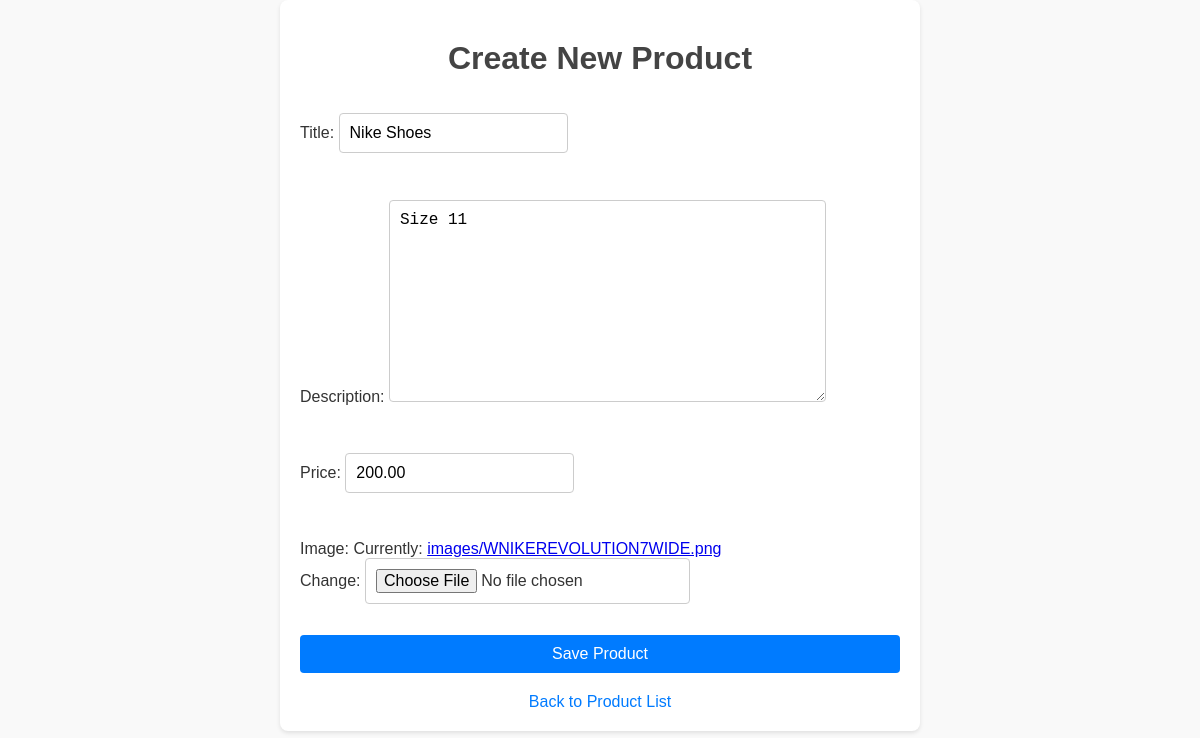
The app's page /update/1/ with its own data.
### bootcampApp/models.py (models this page shows, shortened)
class Product(models.Model):
    title = models.CharField(max_length=200)
    description = models.TextField()
    price = models.DecimalField(max_digits=10, decimal_places=2)
    image = models.ImageField(upload_to='images/')

### bootcampApp/views.py (the view)
# urls.py: path('update/<int:pk>/', product_update, name='product_update'),
def product_update(request, pk):
    product = Product.objects.get(pk=pk)
    if request.method == 'POST':
        form = ProductForm(request.POST, request.FILES, instance=product)
        if form.is_valid():
            form.save()
            return redirect('product_list')
    else:
        form = ProductForm(instance=product)
    return render(request, 'bootcampApp/product_create.html', {'form': form})  # Reuse the create template for updates

### bootcampApp/forms.py
class ProductForm(forms.ModelForm):
    class Meta:
        model = Product
        fields = ['title', 'description', 'price', 'image']

### bootcampApp/templates/bootcampApp/product_create.html (shortened to what this page needs)
<!DOCTYPE html>
<html lang="en">
<head>
</head>
<body>
    <div class="container">
        <h1>Create New Product</h1>
        <form method="POST" enctype="multipart/form-data">
            {{ form.as_p }}
            <button type="submit">Save Product</button>
        </form>
        <a href="{% url 'product_list' %}" class="back-link">Back to Product List</a>
    </div>
</body>
</html>

### bootcampApp/templates/bootcampApp/product_create.html (style rules this page uses)
body { font-family: Arial, sans-serif; margin: 0; padding: 0; background-color: #f9f9f9; color: #333; }
h1 { text-align: center; color: #444; margin: 20px 0; }
.container { max-width: 600px; margin: 0 auto; padding: 20px; background-color: #fff; box-shadow: 0 2px 4px rgba(0, 0, 0, 0.1); border-radius: 8px; }
form { display: flex; flex-direction: column; gap: 15px; }
form input, form select, form textarea, form button { padding: 10px; font-size: 16px; border: 1px solid #ccc; border-radius: 4px; }
form button { background-color: #007BFF; color: #fff; border: none; cursor: pointer; }
.back-link { display: block; margin-top: 20px; text-align: center; text-decoration: none; color: #007BFF; }

### records on screen
Product: title "Nike Shoes", description "Size 11", price "200.00"
